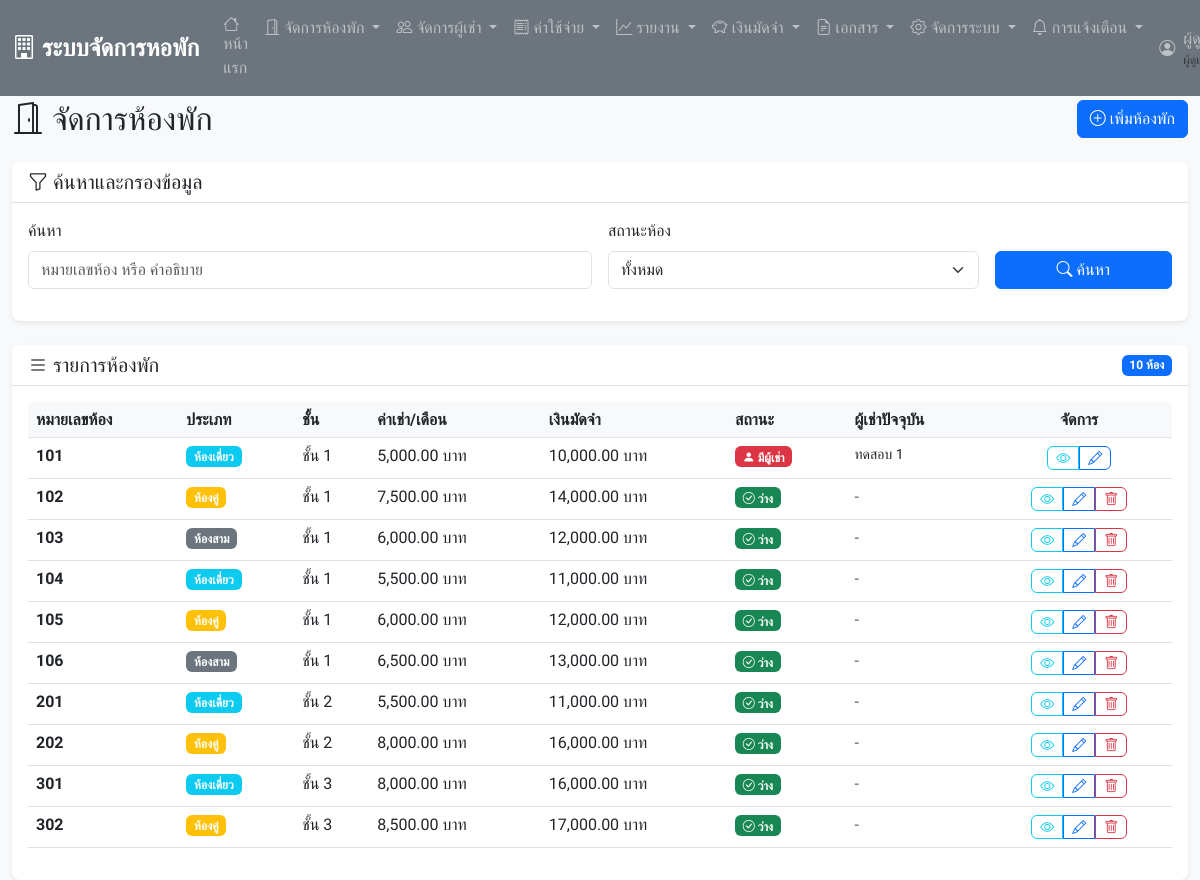
The page /rooms.php (signed in) on the database as committed earlier.
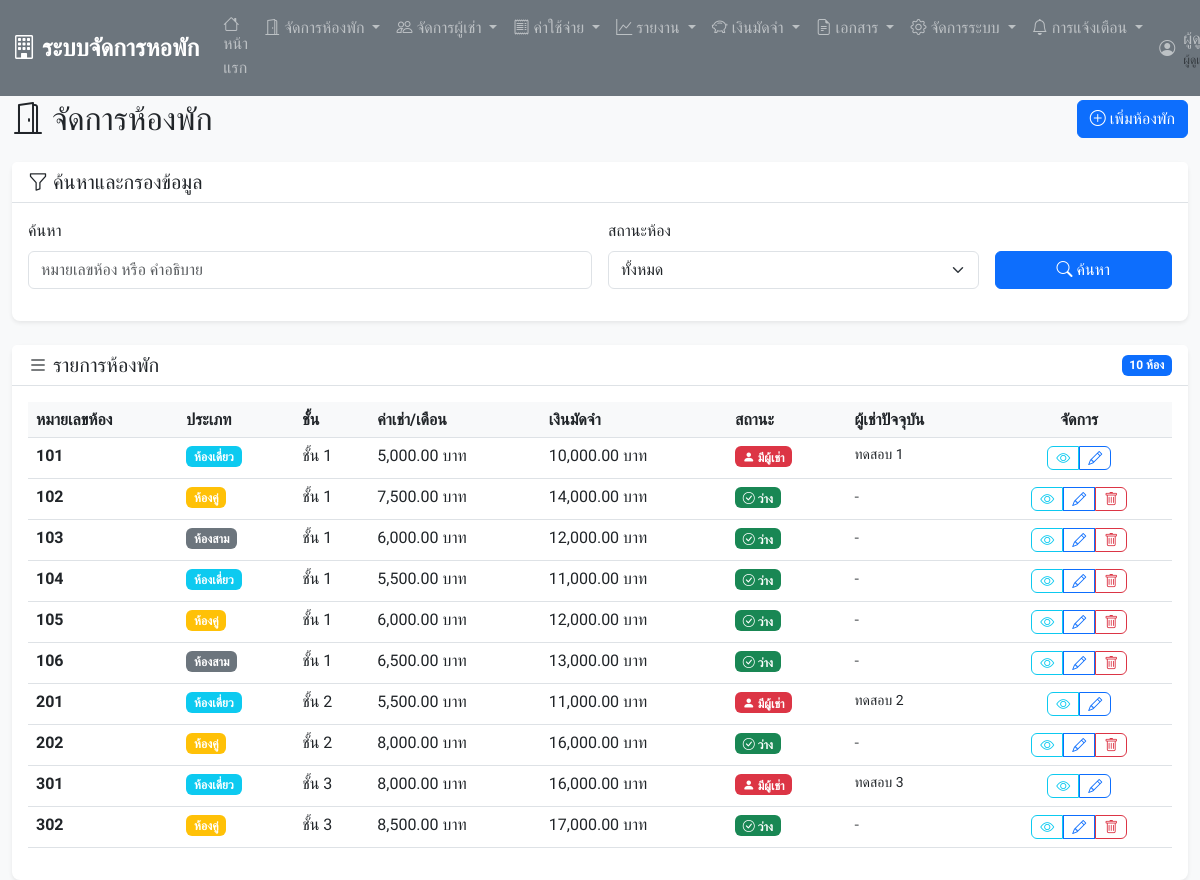
The same page on the database as committed later.
### tables this page shows
CREATE TABLE `rooms` (
  `room_id` int(11) NOT NULL,
  `room_number` varchar(10) NOT NULL,
  `room_type` enum('single','double','triple') NOT NULL,
  `monthly_rent` decimal(10,2) NOT NULL,
  `deposit` decimal(10,2) NOT NULL,
  `room_status` enum('available','occupied','maintenance') DEFAULT 'available',
  `floor_number` int(11) DEFAULT NULL,
  `room_description` text DEFAULT NULL,
  `created_at` timestamp NOT NULL DEFAULT current_timestamp()
);

### config.php (called while the page is built, shortened)
<?php
function formatCurrency($amount) {
    return number_format($amount, 2) . ' บาท';
}
?>

### rooms.php (the view, shortened to what the changed rows need)
<?php
require_once 'includes/header.php';
$sql = "SELECT r.*,
        (SELECT COUNT(*) FROM contracts c WHERE c.room_id = r.room_id AND c.contract_status = 'active') as has_tenant,
        (SELECT CONCAT(t.first_name, ' ', t.last_name)
         FROM contracts c
         JOIN tenants t ON c.tenant_id = t.tenant_id
         WHERE c.room_id = r.room_id AND c.contract_status = 'active'
         LIMIT 1) as tenant_name
        FROM rooms r WHERE 1=1";
$params = [];
$sql .= " ORDER BY r.room_number";
try {
    $stmt = $pdo->prepare($sql);
    $stmt->execute($params);
    $rooms = $stmt->fetchAll();
} catch(PDOException $e) {
    $error_message = "เกิดข้อผิดพลาดในการดึงข้อมูล: " . $e->getMessage();
}
?>
<div class="container-fluid mt-4">
    <div class="row">
        <div class="col-12">
            <div class="d-flex justify-content-between align-items-center mb-4">
                <h2 class="mb-0">
                    <i class="bi bi-door-open"></i>
                    จัดการห้องพัก
                </h2>
            </div>
            <div class="card">
                <div class="card-body">
                    <?php if (empty($rooms)): ?>
                        <div class="text-center py-5">
                            <i class="bi bi-inbox display-1 text-muted"></i>
                            <h4 class="text-muted mt-3">ไม่พบข้อมูลห้องพัก</h4>
                            <p class="text-muted">ยังไม่มีข้อมูลห้องพัก หรือไม่มีข้อมูลที่ตรงกับเงื่อนไขการค้นหา</p>
                            <a href="add_room.php" class="btn btn-primary">
                                <i class="bi bi-plus-circle"></i>
                                เพิ่มห้องพักแรก
                            </a>
                        </div>
                    <?php else: ?>
                        <div class="table-responsive">
                            <table class="table table-hover">
                                <thead>
                                    <tr>
                                        <th>หมายเลขห้อง</th>
                                        <th>ประเภท</th>
                                        <th>ชั้น</th>
                                        <th>ค่าเช่า/เดือน</th>
                                        <th>เงินมัดจำ</th>
                                        <th>สถานะ</th>
                                        <th>ผู้เช่าปัจจุบัน</th>
                                        <th class="text-center">จัดการ</th>
                                    </tr>
                                </thead>
                                <tbody>
                                    <?php foreach ($rooms as $room): ?>
                                        <tr>
                                            <td>
                                                <strong><?php echo $room['room_number']; ?></strong>
                                            </td>
                                            <td>
                                                <?php
                                                switch ($room['room_type']) {
                                                    case 'single':
                                                        echo '<span class="badge bg-info">ห้องเดี่ยว</span>';
                                                        break;
                                                    case 'double':
                                                        echo '<span class="badge bg-warning">ห้องคู่</span>';
                                                        break;
                                                    case 'triple':
                                                        echo '<span class="badge bg-secondary">ห้องสาม</span>';
                                                        break;
                                                }
                                                ?>
                                            </td>
                                            <td>ชั้น <?php echo $room['floor_number']; ?></td>
                                            <td><?php echo formatCurrency($room['monthly_rent']); ?></td>
                                            <td><?php echo formatCurrency($room['deposit']); ?></td>
                                            <td>
                                                <?php
                                                $status_class = '';
                                                $status_text = '';
                                                $status_icon = '';
                                                if ($room['has_tenant'] > 0) {
                                                    $status_class = 'bg-danger';
                                                    $status_text = 'มีผู้เช่า';
                                                    $status_icon = 'bi-person-fill';
                                                } else {
                                                    switch ($room['room_status']) {
                                                        case 'available':
                                                            $status_class = 'bg-success';
                                                            $status_text = 'ว่าง';
                                                            $status_icon = 'bi-check-circle';
                                                            break;
                                                    }
                                                }
                                                ?>
                                                <span class="badge <?php echo $status_class; ?>">
                                                    <i class="<?php echo $status_icon; ?>"></i>
                                                    <?php echo $status_text; ?>
                                                </span>
                                            </td>
                                            <td>
                                                <?php if ($room['tenant_name']): ?>
                                                    <small><?php echo $room['tenant_name']; ?></small>
                                                <?php else: ?>
                                                    <span class="text-muted">-</span>
                                                <?php endif; ?>
                                            </td>
                                            <td class="text-center">
                                                <div class="btn-group" role="group">
                                                    <a href="view_room.php?id=<?php echo $room['room_id']; ?>"
                                                       class="btn btn-sm btn-outline-info"
                                                       data-bs-toggle="tooltip"
                                                       title="ดูรายละเอียด">
                                                        <i class="bi bi-eye"></i>
                                                    </a>
                                                    <a href="edit_room.php?id=<?php echo $room['room_id']; ?>"
                                                       class="btn btn-sm btn-outline-primary"
                                                       data-bs-toggle="tooltip"
                                                       title="แก้ไข">
                                                        <i class="bi bi-pencil"></i>
                                                    </a>
                                                    <?php if ($room['has_tenant'] == 0): ?>
                                                        <a href="rooms.php?delete=<?php echo $room['room_id']; ?>"
                                                           class="btn btn-sm btn-outline-danger"
                                                           data-bs-toggle="tooltip"
                                                           title="ลบ"
                                                           onclick="return confirmDelete('คุณต้องการลบห้อง <?php echo $room['room_number']; ?> หรือไม่?')">
                                                            <i class="bi bi-trash"></i>
                                                        </a>
                                                    <?php endif; ?>
                                                </div>
                                            </td>
                                        </tr>
                                    <?php endforeach; ?>
                                </tbody>
                            </table>
                        </div>
                    <?php endif; ?>
                </div>
            </div>
        </div>
    </div>
</div>
<?php include 'includes/footer.php'; ?>

Rows that differ between the two databases and show on the page:
changed rooms (number 7 of 10 on the later page): room_status "ว่าง" → "มีผู้เช่า"; tenant_name (not shown) → "ทดสอบ 2"; no longer shows "-"
changed rooms (number 9 of 10 on the later page): room_status "ว่าง" → "มีผู้เช่า"; tenant_name (not shown) → "ทดสอบ 3"; no longer shows "-"
